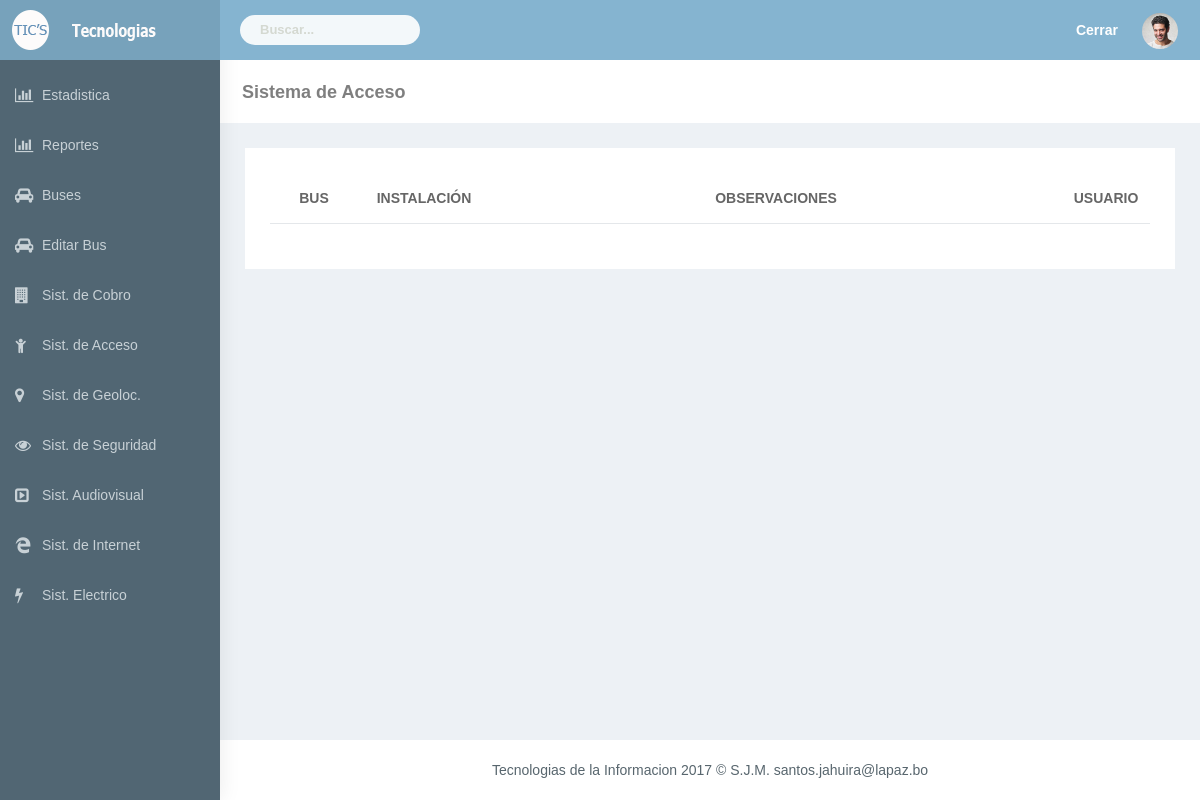
The app's page /html/reporte_acceso.php?dato=Mal&dato3=val_estadodb9, older data.
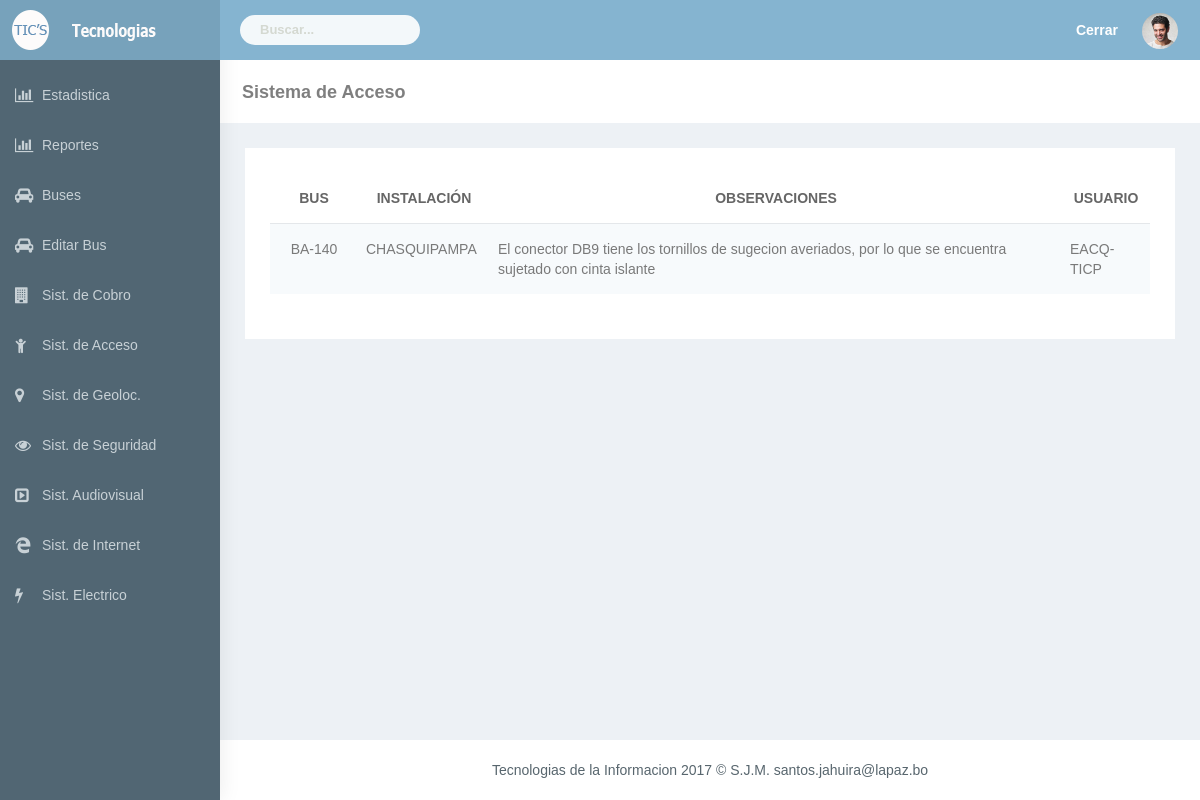
The same page, newer data.
### tables this page shows
CREATE TABLE `acceso` (
  `idacceso` int(11) NOT NULL,
  `bus_idbus` int(11) NOT NULL,
  `instalacion_idinstalacion` int(11) NOT NULL,
  `usuario_idusuario` int(11) NOT NULL,
  `molinete` varchar(45) NOT NULL,
  `estado_molinete` varchar(45) NOT NULL,
  `placa_molinete` varchar(45) NOT NULL,
  `val_conectordb9` varchar(45) NOT NULL,
  `val_estadodb9` varchar(45) NOT NULL,
  `sol_giro_ingreso` varchar(45) NOT NULL,
  `sol_bastago_giro_ingreso` varchar(45) NOT NULL,
  `sol_giro_inverso` varchar(45) NOT NULL,
  `sol_bastago_giro_inverso` varchar(45) NOT NULL,
  `sol_agarre_bastago` varchar(45) NOT NULL,
  `sol_bastago_agarre` varchar(45) NOT NULL,
  `sensor_agarre` varchar(45) NOT NULL,
  `ferritas` varchar(45) NOT NULL,
  `rueda_dentada` varchar(45) NOT NULL,
  `contador_molinete` varchar(45) NOT NULL,
  `bociona_activacion` varchar(45) NOT NULL,
  `brz1_pasador` varchar(45) NOT NULL,
  `brz1_tornillo_pasador` varchar(45) NOT NULL,
  `brz1_brazo` varchar(45) NOT NULL,
  `brz1_tornillo_alem_largo` varchar(45) NOT NULL,
  `brz2_pasador` varchar(45) NOT NULL,
  `brz2_tornillo_pasador` varchar(45) NOT NULL,
  `brz2_brazo` varchar(45) NOT NULL,
  `brz2_tornillo_alem_largo` varchar(45) NOT NULL,
  `brz3_pasador` varchar(45) NOT NULL,
  `brz3_tornillo_pasador` varchar(45) NOT NULL,
  `brz3_brazo` varchar(45) NOT NULL,
  `brz3_tornillo_alem_largo` varchar(45) NOT NULL,
  `estructura_chasis` varchar(45) NOT NULL,
  `estructura_visagras` varchar(45) NOT NULL,
  `chapas_central` varchar(45) NOT NULL,
  `chapas_derecha` varchar(45) NOT NULL,
  `chapas_izquierda` varchar(45) NOT NULL,
  `observaciones` varchar(800) NOT NULL,
  `fecha` datetime NOT NULL
);

CREATE TABLE `bus` (
  `idbus` int(11) NOT NULL,
  `nombre_bus` varchar(45) NOT NULL,
  `placa` varchar(45) DEFAULT NULL,
  `si_cobro` int(11) NOT NULL,
  `si_acceso` int(11) NOT NULL,
  `si_geoloc` int(11) NOT NULL,
  `si_segurida` int(11) NOT NULL,
  `si_audiovicual` int(11) NOT NULL,
  `si_internet` int(11) NOT NULL,
  `si_electrico` int(11) NOT NULL
);

CREATE TABLE `instalacion` (
  `idinstalacion` int(11) NOT NULL,
  `nombre_instalacion` varchar(45) NOT NULL,
  `abreviado` varchar(45) NOT NULL
);

CREATE TABLE `usuario` (
  `idusuario` int(11) NOT NULL,
  `cod_user` varchar(45) DEFAULT NULL,
  `roles_idroles` int(11) NOT NULL,
  `nombre` varchar(45) NOT NULL,
  `paterno` varchar(45) DEFAULT NULL,
  `materno` varchar(45) DEFAULT NULL,
  `ci` varchar(45) NOT NULL,
  `pass` varchar(70) DEFAULT NULL
);

### html/reporte_acceso.php (the view, shortened to what this page needs)
<?php
include("header.php");
 ?>
        <div id="page-wrapper">
            <div class="container-fluid">
                <div class="row bg-title">
                    <div class="col-lg-3 col-md-4 col-sm-4 col-xs-12">
                        <h4 class="page-title">Sistema de Acceso</h4> </div>
                </div>
                <div class="row">
                    <div class="col-sm-12">
                        <div class="white-box">
                            <div class="table  table-striped table-responsive" id="dvData">
                               <table class="table table-striped  table-condensed text-center"  >
                                    <thead>
                                        <tr>
                                            <th WIDTH="10%" class="text-center"><strong>BUS</strong></th>
                                            <th WIDTH="15%" class="text-center"><strong>INSTALACIÓN</strong> </th>
                                            <th WIDTH="65%" class="text-center"><strong>OBSERVACIONES</strong></th>
                                            <th WIDTH="10%" class="text-center"><strong>USUARIO</strong></th>
                                        </tr>
                                    </thead>
                                    <tbody class="buscar">
                                       <?php
                                        $dato=$_GET['dato'];
                                        $dato3=$_GET['dato3'];
                                        $dat="  SELECT
                                                acceso.bus_idbus,
                                                acceso.instalacion_idinstalacion,
                                                acceso.estado_molinete,
                                                acceso.observaciones,
                                                bus.nombre_bus,
                                                instalacion.nombre_instalacion,
                                                usuario.cod_user
                                                FROM
                                                acceso
                                                INNER JOIN bus ON acceso.bus_idbus = bus.idbus
                                                INNER JOIN instalacion ON acceso.instalacion_idinstalacion = instalacion.idinstalacion
                                                INNER JOIN usuario ON acceso.usuario_idusuario = usuario.idusuario
                                                WHERE $dato3='$dato'
                                                ORDER BY bus_idbus ASC";
                                        $da=mysql_query($dat);
                                        while($c = mysql_fetch_assoc($da))
                                        {
                                        ?>
                                        <tr>
                                             <td class="text-center"> <?php echo $c['nombre_bus'];?> </td>
                                             <td class="text-left"> <?php echo $c['nombre_instalacion'];?> </td>
                                             <td class="text-left"> <?php echo $c['observaciones'];?> </td>
                                             <td class="text-left"> <?php echo $c['cod_user'];?> </td>
                                        </tr>
                                             <?php }?>
                                    </tbody>
                                </table>
                                 </div>
                        </div>
                    </div>
                </div>
            </div>
<?php  include("foter.php"); ?>

Row changes from the older to the newer data that the page shows:
added acceso: bus_idbus.nombre_bus "BA-140", instalacion_idinstalacion.nombre_instalacion "CHASQUIPAMPA", observaciones "El conector DB9 tiene los tornillos de sugecion averiados, por lo que se encuentra sujetado con cinta islante", usuario_idusuario.cod_user "EACQ-TICP"
